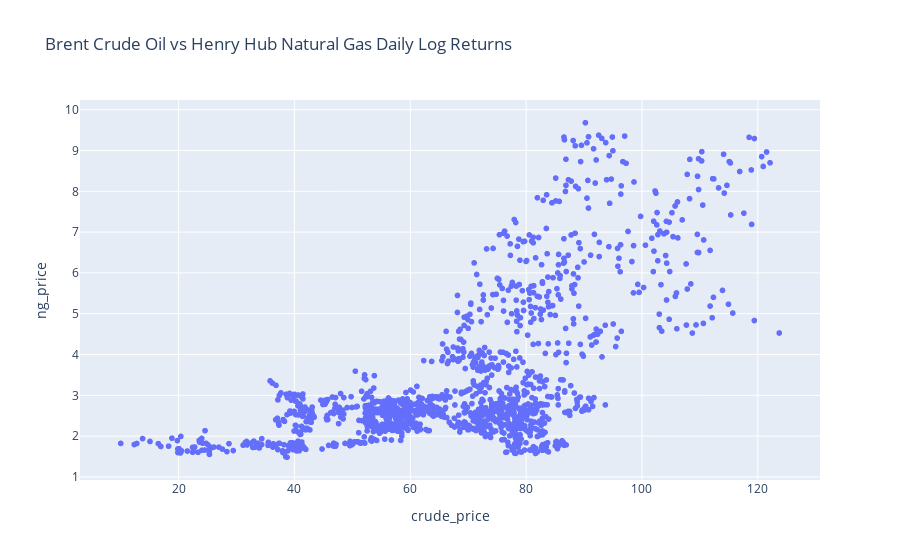

Notebook cell for this chart:
### Code cell
px.scatter(prices, x=prices['crude_price'], y=prices['ng_price'], title='Brent Crude Oil vs Henry Hub Natural Gas Daily Log Returns')

### Figure 1 — Plotly figure (JSON) as saved in the notebook; plotly's stock layout.template omitted (floating-point values rounded to 4 significant figures; data arrays with more than 128 entries replaced by an {"elided": "..."} marker saying what was removed)
{"data": [{"hovertemplate": "crude_price=%{x}<br>ng_price=%{y}<extra></extra>", "legendgroup": "", "marker": {"color": "#636efa", "symbol": "circle"}, "mode": "markers", "name": "", "showlegend": false, "type": "scattergl", "x": {"elided": "1404 float values"}, "xaxis": "x", "y": {"elided": "1404 float values"}, "yaxis": "y"}], "layout": {"legend": {"tracegroupgap": 0}, "title": {"text": "Brent Crude Oil vs Henry Hub Natural Gas Daily Log Returns"}, "xaxis": {"anchor": "y", "domain": [0, 1], "title": {"text": "crude_price"}}, "yaxis": {"anchor": "x", "domain": [0, 1], "title": {"text": "ng_price"}}}}
